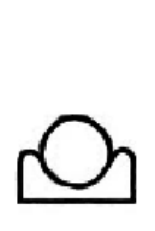
#> input picture jeroglificos/akeht.png, 155 x 231 px; its folder holds 4 pictures in this run
$ python binarizar.py
#> lines starting #> are read from the running program, lines starting #| are printed output that depends on the picture; after the words box and inside, x2 and y2 are one past the last pixel; in counts of white or black regions, pixels touching at a corner belong together
import cv2
import os

# Path to the directory containing the images
directory_path = '.'

# Create a new directory for binarized images
binarized_directory = os.path.join(directory_path, 'binarized')
os.makedirs(binarized_directory, exist_ok=True)

# Function to binarize an image using OpenCV
def binarize_image(image_path, threshold=150):
#> called with image_path = './akeht.png', threshold = 150
    image = cv2.imread(image_path, cv2.IMREAD_GRAYSCALE)  # Read image in grayscale
#> image is the input picture: shape (231, 155); min 0, max 255, mean 235
    _, binarized_image = cv2.threshold(image, threshold, 255, cv2.THRESH_BINARY)
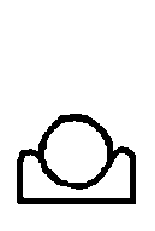
#> binarized_image: shape (231, 155); 91.8% white; 1 black region, box (x1, y1, x2, y2) and area: (17, 114, 136, 204) 2938
    return binarized_image

# Binarize each image in the directory and save the result in the new directory
for filename in os.listdir(directory_path):
    if filename.endswith('.png'):
        image_path = os.path.join(directory_path, filename)
        binarized_image = binarize_image(image_path)
        cv2.imwrite(os.path.join(binarized_directory, filename), binarized_image)
#> pass 2 of the loop `for filename in os.listdir(directory_path):`:
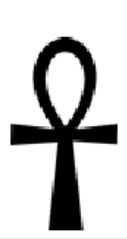
#> input picture jeroglificos/ankh.png, 127 x 239 px
#> in binarize_image, image is the input picture: shape (239, 127); min 0, max 255, mean 201.2
#> in binarize_image (call 2), `_, binarized_image = cv2.threshold(image, threshold, 255, cv2.THRESH_B..`:
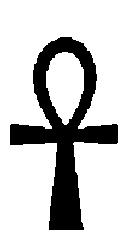
#> binarized_image: shape (239, 127); 78.4% white; 1 black region, box (x1, y1, x2, y2) and area: (10, 37, 118, 230) 6553

print("Binarization complete!")
